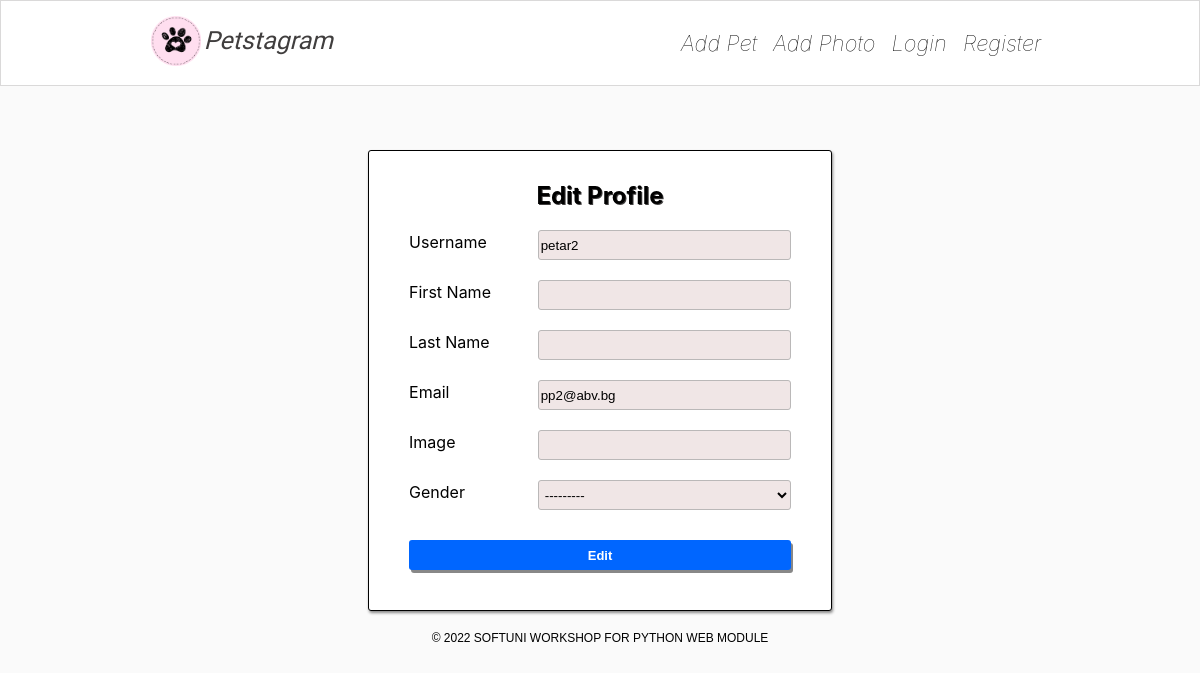
Page /accounts/profile/10/edit/ on the committed database.
### petstagram_second/accounts/models.py (models this page shows, shortened)
class PetstagramUser(auth_models.AbstractUser):
    NAME_MAX_LENGTH = 30
    NAME_MIN_LENGTH = 2
    first_name = models.CharField(
        null=True,
        blank=True,
        max_length=NAME_MAX_LENGTH,
        validators=(
            MinLengthValidator(NAME_MIN_LENGTH),
            only_alphabetical_letters_validator,
        ),
    )
    last_name = models.CharField(
        null=True,
        blank=True,
        max_length=NAME_MAX_LENGTH,
        validators=(
            MinLengthValidator(NAME_MIN_LENGTH),
            only_alphabetical_letters_validator,
        ),
    )
    email = models.EmailField(
        null=False,
        blank=False,
        unique=True,
    )
    profile_picture = models.URLField(
        null=True,
        blank=True,
    )
    gender = models.CharField(
        choices=GendersTypes.choices(),
        max_length=GendersTypes.max_len_genders(),
    )

### petstagram_second/accounts/views.py (the view)
# urls.py: path('<int:pk>/edit/', user_edit, name='user edit'),
def user_edit(request, pk):
    user = UserModel.objects.filter(pk=pk).get()
    if request.method == 'GET':
        form = EditUserForm(instance=user)
    else:
        form = EditUserForm(request.POST, instance=user)
        if form.is_valid():
            form.save()
            return redirect('user details', pk=user.pk)
    context = {
        'form': form,
        'user': user,
    }
    return render(request, 'accounts/profile-edit-page.html', context)

### petstagram_second/accounts/forms.py
class EditUserForm(forms.ModelForm):
    class Meta:
        model = UserModel
        fields = ('username', 'first_name', 'last_name', 'email', 'profile_picture', 'gender',)
        labels = {
            'username': 'Username',
            'first_name': 'First Name',
            'last_name': 'Last Name',
            'email': 'Email',
            'profile_picture': 'Image',
            'gender': 'Gender',
        }

### templates/accounts/profile-edit-page.html (shortened to what this page needs)
{% extends 'base.html' %}
{% block page_content %}
    <div class="edit-delete">
        <h2>Edit Profile</h2>
        <form method="post" action="{% url 'user edit' pk=user.pk %}">
            {% for field in form %}
                <div class="label-input">
                    <label>{{ field.label }}</label>
                    {% if not field.label == "Gender:" %}
                        {{ field }}
                    {% endif %}
                </div>
                <br>
            {% endfor %}
            <button class="edit-btn" type="submit">Edit</button>
        </form>
    </div>
{% endblock %}

### staticfiles/css/home.css (style rules this page uses)
* { margin: 0; padding: 0; box-sizing: border-box; }
body { font-family: -apple-system, system-ui, "Segoe UI", Roboto, Oxygen, Ubuntu, Cantarell, "Open Sans", "Helvetica Neue", sans-serif; background: #fafafa; min-height: 100vh; }

### staticfiles/css/profileFunctions.css (style rules this page uses)
label { width: 100px; }
.edit-photo input, select, .edit-photo textarea, .label-input input { width: 300px !important; }
.label-input { display: flex; margin-top: -10px; }
.label-input:first-of-type { margin-top: 10px; }
.label-input label { display: initial !important; width: 40%; margin-top: 12px; text-align: left; }

### staticfiles/css/petFunctions.css (style rules this page uses)
.edit-delete { margin-top: 150px; }
.edit-delete { display: block; background-color: rgb(255, 255, 255); border: 1px solid rgb(156, 152, 152); padding: 40px; margin-bottom: 15px; border-radius: 3px; border: 1px solid; box-shadow: 1px 2px 3px #888888; }
.edit-delete h2 { text-align: center; margin-top: -10px; text-shadow: 1px 1px rgb(65, 63, 63); }
.edit-delete label { display: none; }
.edit-delete input, select { background-color: rgb(240, 230, 230); border: 0.1px solid rgb(186, 184, 184); border-radius: 3px; height: 30px; padding-left: 2px; margin-top: 10px; }
.edit-delete button { color: white; font-weight: bold; font-size: 13px; border: none; width: 100%; border-radius: 3px; margin-top: 10px; height: 30px; box-shadow: 2px 3px #888888; cursor: pointer; }
.edit-btn { background-color: rgb(0, 102, 255); }

### rows in the picture
PetstagramUser: form "petar2" "pp2@abv.bg" "---------"

### other values in the picture
{{ field.label }} "Username" "First Name" "Last Name" "Email" "Image" "Gender"
